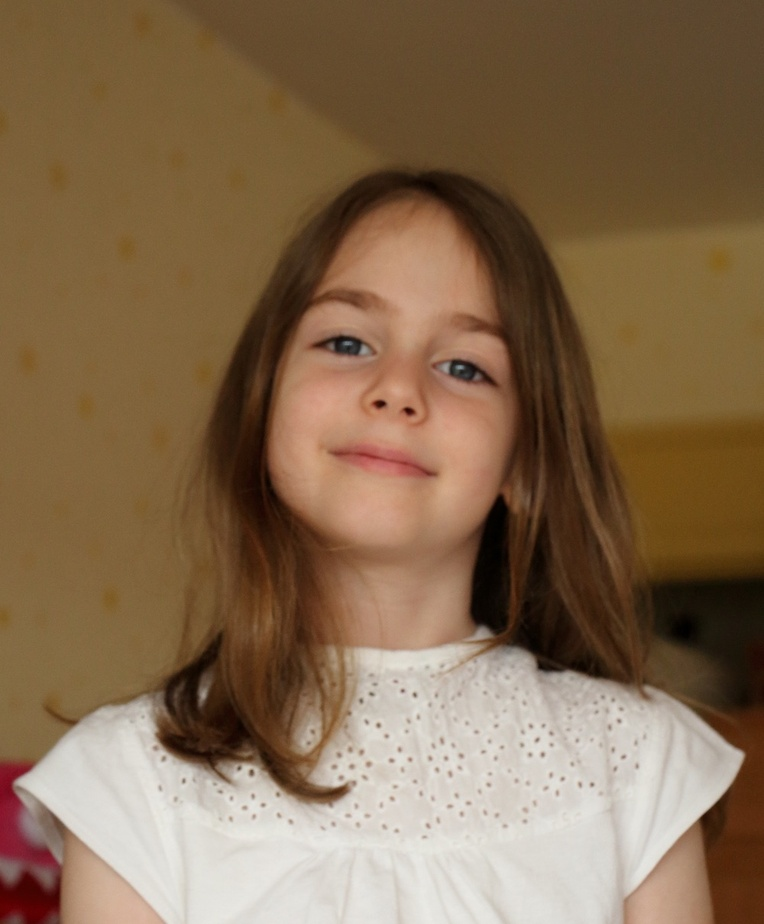
#> input picture src/ch3/2_face/girl.jpg, 764 x 924 px, shrunk from 1000 x 1209 before the run, found by its file name
$ python face-detect.py
#> lines starting #> are read from the running program, lines starting #| are printed output that depends on the picture; after the words box and inside, x2 and y2 are one past the last pixel; in counts of white or black regions, pixels touching at a corner belong together
# %%
# 正面の顔を検出するカスケードファイル
# 画像のダウンロード
import urllib.request as req

req.urlretrieve(
    "https://raw.githubusercontent.com/opencv/opencv/master/data/haarcascades/haarcascade_frontalface_alt.xml",
    "haarcascade_frontalface_alt.xml",
)
#> (this line was passed over: the network is not available in this run)
req.urlretrieve(
    "https://raw.githubusercontent.com/kujirahand/book-mlearn-gyomu/master/src/ch3/face/girl.jpg",
    "girl.jpg",
)

# %%
# 2018-10-17
# p.132
# 最新の顔検出カスケードファイルをダウンロードする
# https://github.com/opencv/opencv/tree/master/data/haarcascades
# face-detect.py

import matplotlib.pyplot as plt
import cv2

# カスケードファイルを指定して検出器を作成 --- (*1)
cascade_file = "haarcascade_frontalface_alt.xml"
cascade = cv2.CascadeClassifier(cascade_file)

# 画像の読み込んでグレイスケールに変換する --- (*2)
img = cv2.imread("girl.jpg")
#> img is the input picture: shape (924, 764, 3); mean B, G, R 79.7, 106.6, 132.2
img_gray = cv2.cvtColor(img, cv2.COLOR_BGR2GRAY)
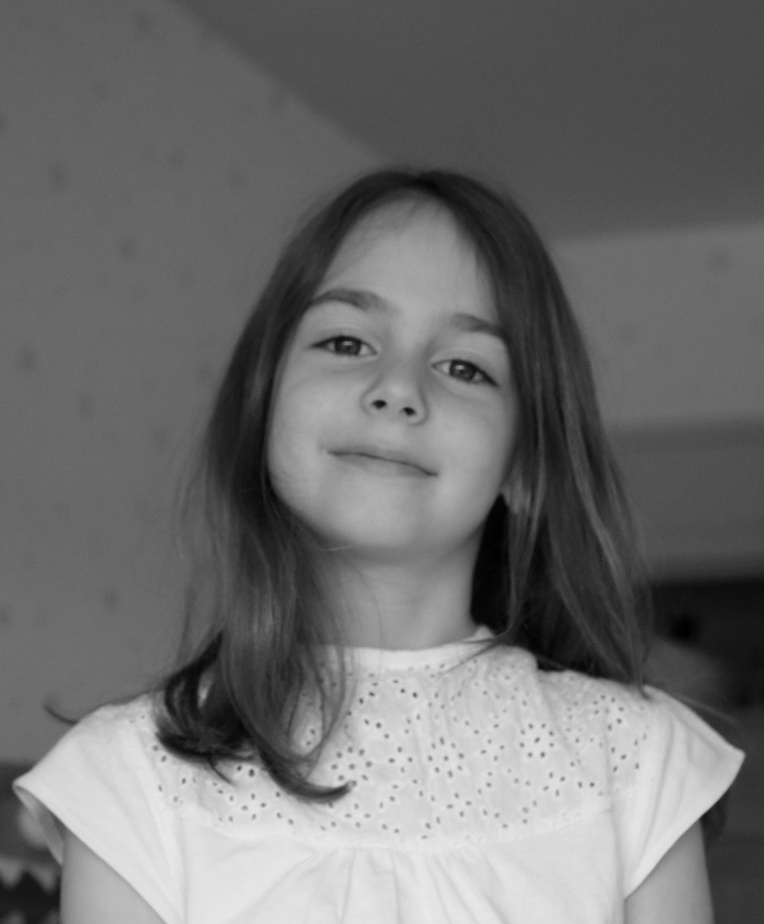
#> img_gray: shape (924, 764); min 0, max 234, mean 111.2

# 顔認識を実行 --- (*3)
face_list = cascade.detectMultiScale(img_gray, minSize=(150, 150))  # 顔と認識する領域の最小サイズ
#> face_list = [[245, 233, 311, 311]]
# 結果を確認 --- (*4)
if len(face_list) == 0:
    print("失敗")
    quit()
# 認識した部分に印をつける --- (*5)
for (x, y, w, h) in face_list:
    print("顔の座標=", x, y, w, h)
    red = (0, 0, 255)
    cv2.rectangle(img, (x, y), (x + w, y + h), red, thickness=20)
#> this loop made 1 pass
#> (x, y, w, h, red) on pass 1: (245, 233, 311, 311, (0, 0, 255))
#| 顔の座標= 245 233 311 311
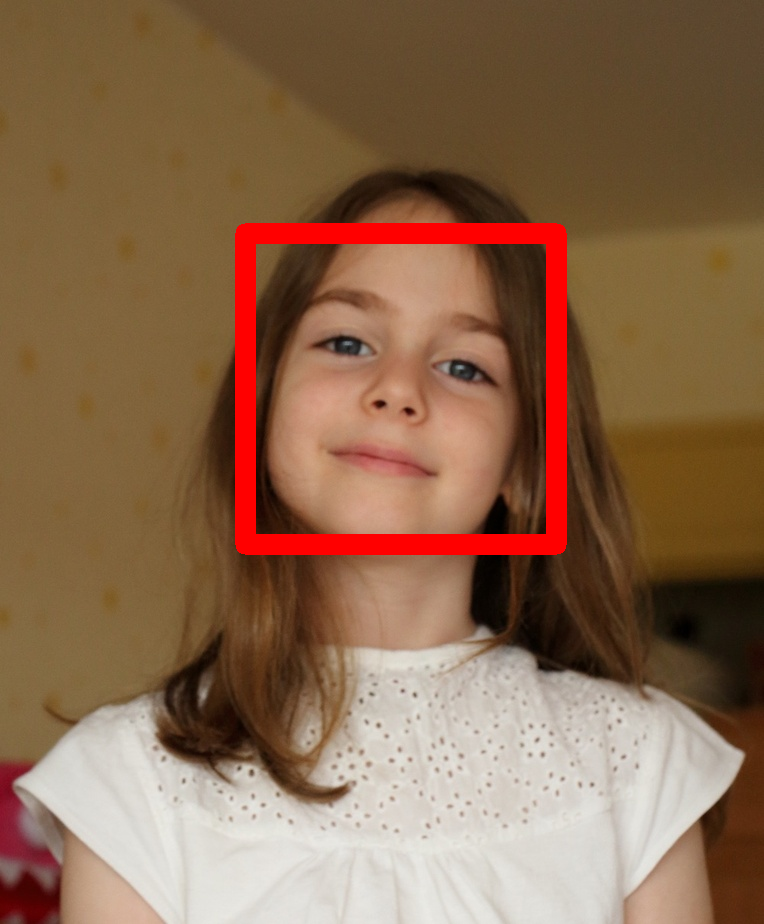
#> img: shape (924, 764, 3); 3.68% of pixels changed, all inside (x1, y1, x2, y2) = (235, 223, 567, 555)

# 画像を出力
cv2.imwrite("face-detect.png", img)
plt.imshow(cv2.cvtColor(img, cv2.COLOR_BGR2RGB))
plt.show()


# メモ
# この辺はライブラリの使い方
# cv2にもClassifilerがある。
# p.134
# CascadeClassifier これは第一引数にcascade_fileを指定することで様々な物体検出ができる。
# すごい。
# グレースケールに変換するのは、物体の明暗で検知するため

$ run again, with src/ch3/2_face/family.jpg copied over src/ch3/2_face/girl.jpg
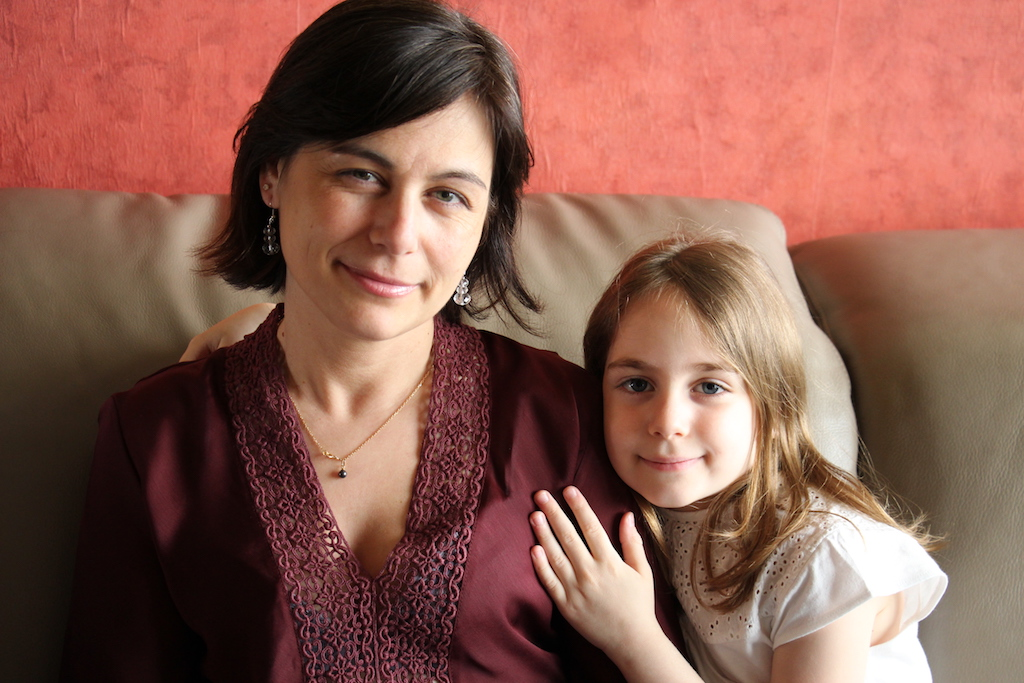
#> input picture src/ch3/2_face/family.jpg, 1024 x 683 px, found by its file name
#> img is the input picture: shape (683, 1024, 3); mean B, G, R 81.1, 93.8, 140
#> `img_gray = cv2.cvtColor(img, cv2.COLOR_BGR2GRAY)`:
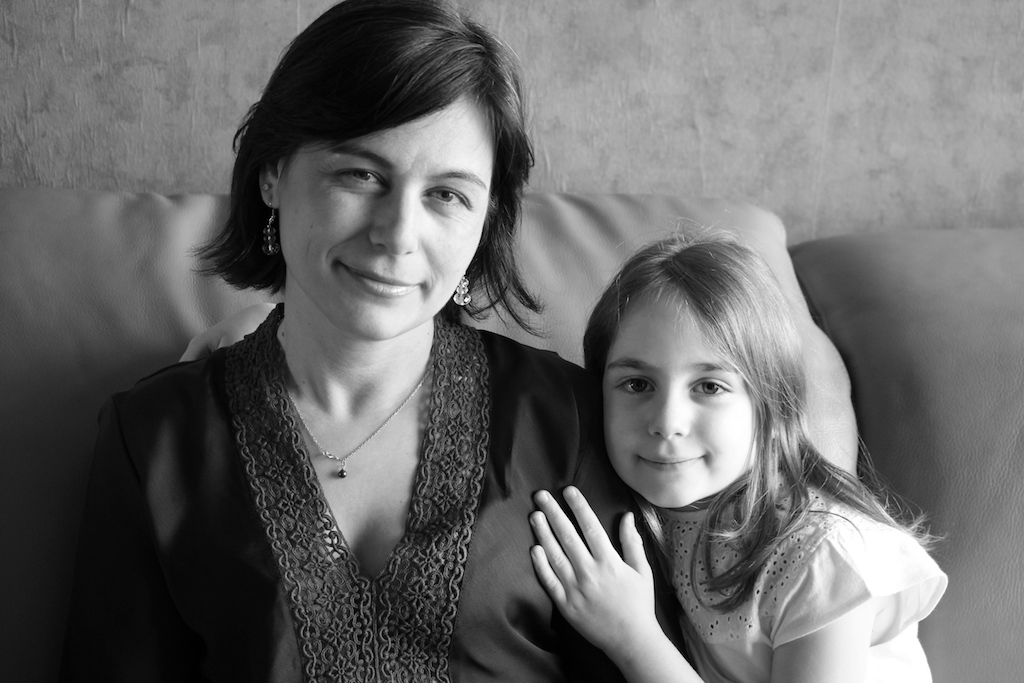
#> img_gray: shape (683, 1024); min 0, max 255, mean 106.2
#> face_list = [[579, 312, 191, 191], [290, 98, 227, 227]]
#> the loop `for (x, y, w, h) in face_list:` made 2 passes
#> (x, y, w, h, red) on passes 1 to 2: (579, 312, 191, 191, (0, 0, 255)), (290, 98, 227, 227, (0, 0, 255))
#> (printed output is left out)
#> after the loop `for (x, y, w, h) in face_list:`:
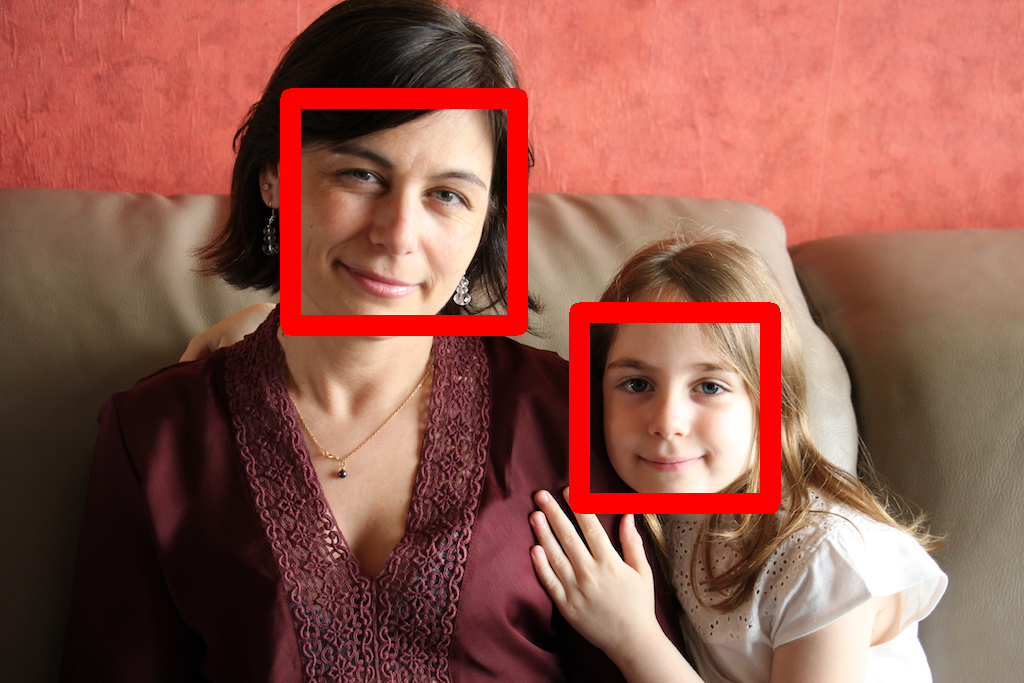
#> img: shape (683, 1024, 3); 4.98% of pixels changed, all inside (x1, y1, x2, y2) = (280, 88, 781, 514)
